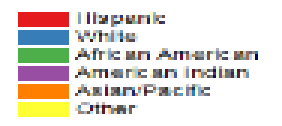
#> input picture Data/chart/C104.png, 94 x 42 px, found by its file name (shown 3 times larger)
$ jupyter execute Categorical.ipynb   (shell and % lines are left out)
#> lines starting #> are read from the running program, lines starting #| are printed output that depends on the picture
[cell 1]
import cv2
import numpy as np
from matplotlib import pyplot as plt

[cell 2]
import os

charts_path = "Data/chart/categorical/"

list_chart = [i for i in os.listdir(charts_path) if i not in ['no_legend', '.DS_Store']]

[cell 3]
img_bgr = cv2.imread(charts_path+'C104.png', cv2.IMREAD_COLOR)
#> img_bgr is the input picture: shape (42, 94, 3); mean B, G, R 215.3, 221.3, 227
img_lab = cv2.cvtColor(img_bgr, cv2.COLOR_BGR2LAB)
#> img_lab: shape (42, 94, 3); mean of channels 0, 1, 2 226.3, 130.5, 132.2

[cell 4]
def find_most_frequent_color(img):
    data = np.reshape(img, (-1,3))
    dict_count = {}

    for i in range(data.shape[0]):
        if str(data[i,:].tolist()) not in dict_count.keys():
            dict_count[str(data[i,:].tolist())] = 1
        else:
            dict_count[str(data[i,:].tolist())] += 1
#> after the loop, dict_count = 565 items

    color_str = sorted(dict_count.items(), key=lambda x:x[1], reverse=1)[0][0]
#> color_str = '[255, 128, 128]'
    return np.fromstring(color_str[1:-1], dtype=int, sep=',')

[cell 5]
mfc = find_most_frequent_color(img_lab)
#> mfc = [255, 128, 128]

[cell 6]
def mask_img(img, mfc, T_bg=5, T_gray=5):

#     mask = np.ones((img.shape[0], img.shape[1]), dtype='uint8')

#> called with mfc = array of shape (3,), T_bg = 5, T_gray = 5
    for i in range(img.shape[0]):
        for j in range(img.shape[1]):
        # mask for background
            if np.max(abs(img[i,j,:]-mfc)) <= T_bg:
                img[i,j] = [255,128,128]
            # mask for gray
            elif np.max(abs(img[i,j,1:]-np.array([128, 128]))) <= T_gray:
                img[i,j] = [255,128,128]
#> img: shape (42, 94, 3); mean of channels 0, 1, 2 228.6, 130.5, 132.2

    return img

[cell 7]
# mask_lab = generate_mask(img_lab, mfc, T_bg=5, T_gray=5)

[cell 8]
# masked_img_lab = cv2.bitwise_and(img_lab,img_lab,mask=mask_lab)

[cell 9]
# [11 lines of commented-out code are left out]

masked_img_lab = mask_img(img_lab, mfc)

[cell 10]
plt.imshow(cv2.cvtColor(masked_img_lab, cv2.COLOR_LAB2RGB))
plt.axis('off')
plt.show()
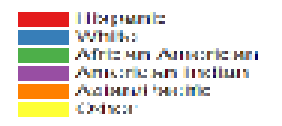
#> shown: shape (42, 94, 3) (shown 3 times larger); mean R, G, B 229.4, 223.8, 217.7

[cell 11]
from sklearn.cluster import DBSCAN

[cell 12]
def color_clustering(img, eps=5, min_samples=20):
#> called with eps = 5, min_samples = 10
    data = []
    for i in range(img.shape[0]):
        for j in range(img.shape[1]):
            data.append(np.concatenate((img[i,j,:], np.array([i,j]))))
#> after the loop, data = 3948 items, first 6: [255, 128, 128, 0, 0], [255, 128, 128, 0, 1], [255, 128, 128, 0, 2], [255, 128, 128, 0, 3], [255, 128, 128, 0, 4], [255, 128, 128, 0, 5]

    clustering = DBSCAN(eps=eps, min_samples=min_samples).fit(np.array(data))

    color_dict = {}

    # find colors of pixels in each cluster
    for p in range(max(clustering.labels_)+1):
        color_dict[p] = img.reshape(-1,3)[clustering.labels_==p]
#> after the loop, color_dict = 7 items

    # find most frequent color in each cluster
    list_color = []
    for q in color_dict.values():
        mfc_ = find_most_frequent_color(q)
        # remove masked colors
        if mfc_.tolist() != [255, 128, 128]:
            list_color.append(mfc_)
#> this loop made 7 passes
#> mfc_ on passes 1 to 7: [255, 128, 128], [124, 199, 181], [130, 125, 91], [163, 79, 171], [116, 172, 95], [171, 171, 202], [248, 107, 215]
#> after the loop, list_color = [[124, 199, 181], [130, 125, 91], [163, 79, 171], [116, 172, 95], [171, 171, 202], [248, 107, 215]]

    return list_color

[cell 13]
colors = color_clustering(masked_img_lab, eps=5, min_samples=10)
#> colors has the same summary as list_color in color_clustering

[cell 14]
def plot_color(colors):
    color_matrices = []
    for i in colors:
        color_matrices.append(np.full((20, 20, 3), i.tolist(), dtype='uint8'))
#> this loop made 6 passes
#> after the loop, color_matrices = 6 items

    img = np.concatenate(color_matrices, axis=1)
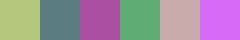
#> img: shape (20, 120, 3) (shown 2 times larger); mean of channels 0, 1, 2 158.7, 142.2, 159.2; drawn as B, G, R
    plt.imshow(cv2.cvtColor(img, cv2.COLOR_LAB2RGB))
    plt.axis('off')
    plt.show()
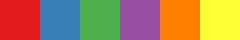
#> shown: shape (20, 120, 3) (shown 2 times larger); mean R, G, B 170.2, 131.5, 83.5
